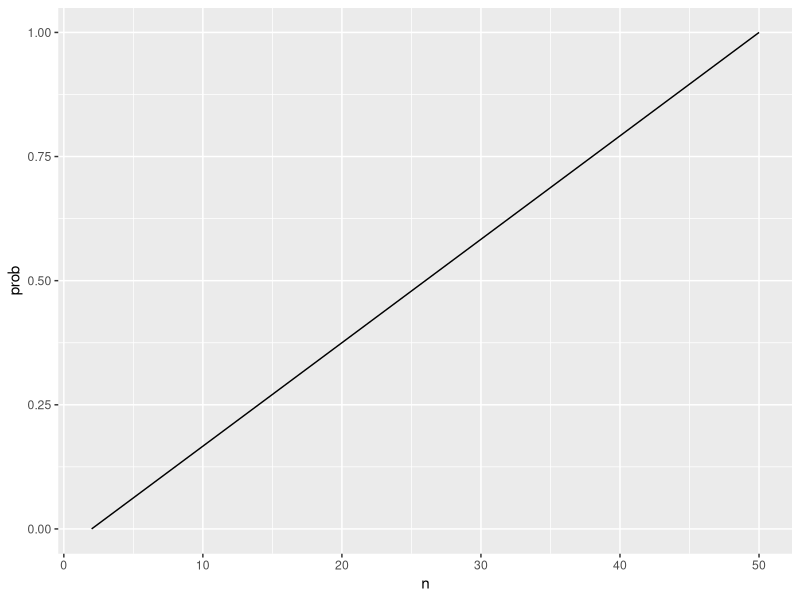

R code for this plot:
## ---- chunk 1
knitr::opts_chunk$set(echo = TRUE, warning=FALSE, message=FALSE)
library(tidyverse)
library(dplyr)
## ---- chunk 2
bday_sim = function(n) {
  
  bdays = sample(1:365, size = 10, replace = TRUE)

  duplicate = length(unique(bdays)) < n
  
  return(duplicate)
  
}
## ---- chunk 3
sim_res = 
  expand_grid(
    n = c(2, 50),
    iter = 1:10000
  ) |>
  mutate(res = map_lgl(n, bday_sim)) |>
  group_by(n) |>
  summarize(prob = mean(res, na.rm = TRUE))

sim_res |>
  ggplot(aes(x = n, y = prob)) +
  geom_line()
